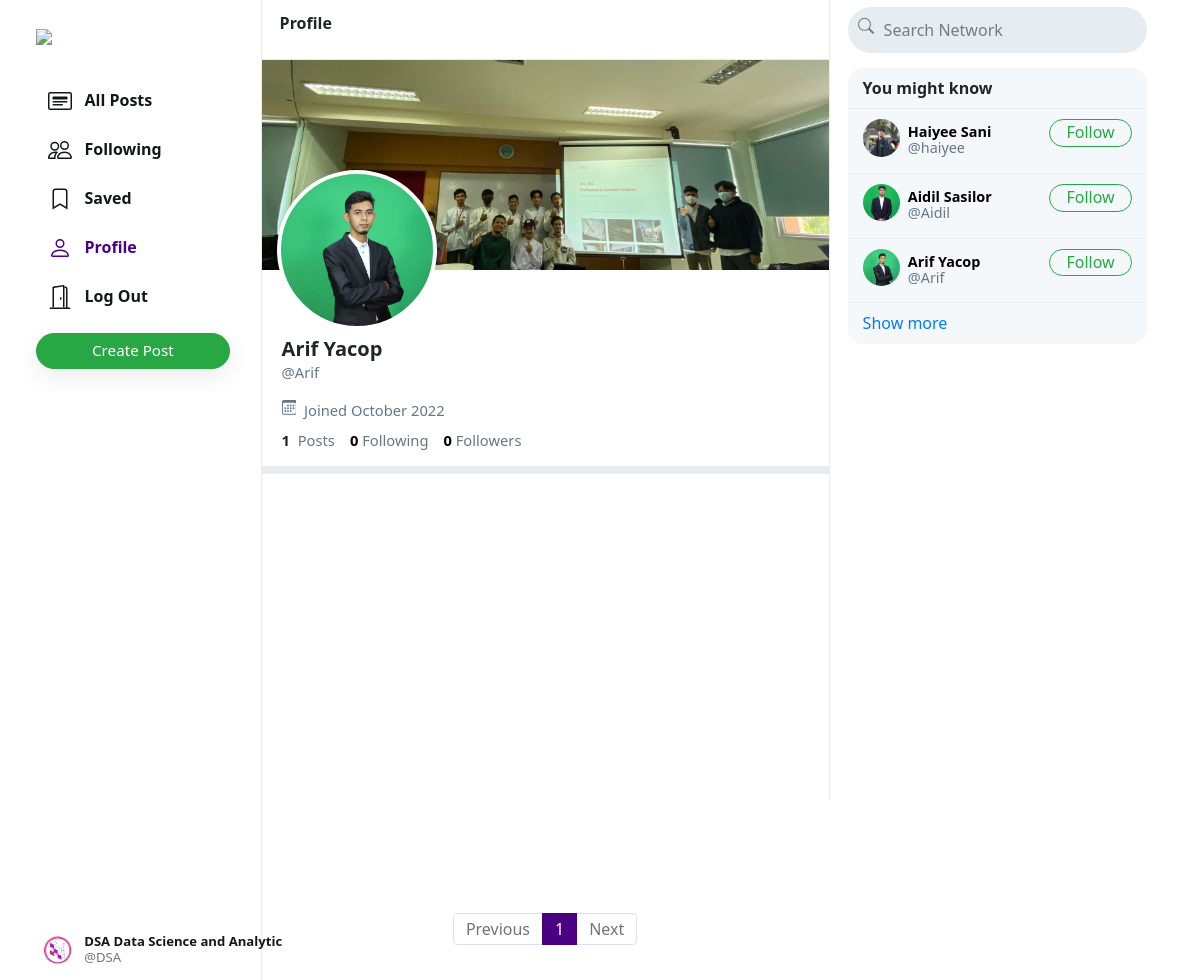
/Arif (signed in), run on the app's committed database.
### network/models.py (models this page shows, shortened)
class User(AbstractUser):
    profile_pic = models.ImageField(upload_to='profile_pic/')
    bio = models.TextField(max_length=160, blank=True, null=True)
    cover = models.ImageField(upload_to='covers/', blank=True)

### network/views.py (the view)
# urls.py: path("<str:username>", views.profile, name='profile'),
def profile(request, username):
    user = User.objects.get(username=username)
    all_posts = Post.objects.filter(creater=user).order_by('-date_created')
    paginator = Paginator(all_posts, 10)
    page_number = request.GET.get('page')
    if page_number == None:
        page_number = 1
    posts = paginator.get_page(page_number)
    followings = []
    suggestions = []
    follower = False
    if request.user.is_authenticated:
        followings = Follower.objects.filter(followers=request.user).values_list('user', flat=True)
        suggestions = User.objects.exclude(pk__in=followings).exclude(username=request.user.username).order_by("?")[:6]
        if request.user in Follower.objects.get(user=user).followers.all():
            follower = True
    follower_count = Follower.objects.get(user=user).followers.all().count()
    following_count = Follower.objects.filter(followers=user).count()
    return render(request, 'network/profile.html', {
        "username": user,
        "posts": posts,
        "posts_count": all_posts.count(),
        "suggestions": suggestions,
        "page": "profile",
        "is_follower": follower,
        "follower_count": follower_count,
        "following_count": following_count
    })

### network/templates/network/profile.html (shortened to what this page needs)
{% extends 'network/index.html' %}
{% load static %}
{% block profile %}
    <div class="profile-view" data-user="{{username.username}}">
        <div class="cover-image" style="background-image: url(/media/{{username.cover}})"></div>
        <div class="profile-image" style="background-image: url(/media/{{username.profile_pic}})"></div>
        <div class="profile-details">
            <div class="details-data">
                <h5>{{username.first_name}} {{username.last_name}}</h5>
                <div class="grey">@{{username.username}}</div>
                <div class="grey" style="padding: 8px 0px;">
                    &nbsp;Joined {{username.date_joined | date:"F Y"}}
                </div>
                <div>
                    <strong>
                        {{posts_count}}
                    </strong>
                    &nbsp;<span class="grey">Posts</span>
                    <a href="#">
                        <strong id="following__count">{{following_count | default:0}}</strong>&nbsp;<span class="grey">Following</span>
                    </a>
                    <a href="#">
                        <strong id="follower__count">{{follower_count | default:0}}</strong>&nbsp;<span class="grey">Followers</span>
                    </a>
                </div>
            </div>
        </div>
    </div>
    <div class="space"></div>
{% endblock %}

### network/templates/network/layout.html (shortened to what this page needs)
{% load static %}
<!DOCTYPE html>
<html lang="en">
    <head>
        <link rel="stylesheet" href="https://stackpath.bootstrapcdn.com/bootstrap/4.4.1/css/bootstrap.min.css">
        <link href="{% static 'network/styles.css' %}" rel="stylesheet">
    </head>
    <body>
        <div class="body" data-page="{{page}}">
            <div class="sidenav">
                <a href="{% url 'index' %}" class="navbar-brand">
                    <img src="{% static 'network/Images/logo.png' %}" height="31px">
                </a>
                <div style="height: 100%;">
                    <div>
                        <div>
                            <ul>
                                <li class="nav-item" id="all_posts">
                                <a href="{% url 'DSocial' %}" class="nav-link">
                                    <div>
                                        &nbsp;&nbsp;All Posts
                                    </div>
                                </a>
                                </li>
                                {% if user.is_authenticated %}
                                    <li class="nav-item" id="following">
                                        <a href="{% url 'following' %}" class="nav-link">
                                            <div>
                                                &nbsp;&nbsp;Following
                                            </div>
                                        </a>
                                    </li>
                                    <li class="nav-item" id="saved">
                                        <a href="{% url 'saved' %}" class="nav-link">
                                            <div>
                                                <svg width="1.5em" height="1.5em" viewBox="0 0 16 16" class="bi bi-bookmark" fill="currentColor" xmlns="http://www.w3.org/2000/svg">
                                                    <path fill-rule="evenodd" d="M8 12l5 3V3a2 2 0 0 0-2-2H5a2 2 0 0 0-2 2v12l5-3zm-4 1.234l4-2.4 4 2.4V3a1 1 0 0 0-1-1H5a1 1 0 0 0-1 1v10.234z"/>
                                                  </svg>
                                                &nbsp;&nbsp;Saved
                                            </div>
                                        </a>
                                    </li>
                                    <li class="nav-item" id="profile">
                                        <a href="{% url 'profile' user.username %}" class="nav-link">
                                            <div>
                                                &nbsp;&nbsp;Profile
                                            </div>
                                        </a>
                                    </li>
                                    <li class="nav-item" id="logout">
                                        <a href="{% url 'logout' %}" class="nav-link">
                                            <div>
                                                &nbsp;&nbsp;Log Out
                                            </div>
                                        </a>
                                    </li>
                                {% endif %}
                            </ul>
                        </div>
                        {% if user.is_authenticated %}
                            <button id="popup-btn" class="btn btn-success new-post-btn" onclick="createpost()">Create Post</button>
                        {% endif %}
                    </div>
                    <div style="position: absolute; bottom: 10px;">
                        {% if user.is_authenticated %}
                            <li class="nav-item sidenav-user">
                                <a href="{% url 'profile' user.username %}" class="nav-link">
                                    <div class="user_account">
                                        <div class="small-profilepic" style="float: left; background-image: url(/media/{{user.profile_pic}})"></div>
                                        <div style="height: 2.7vw; margin: auto;">
                                            <div style="margin-top: 4px;"><strong>{{user.first_name}} {{user.last_name}}</strong></div>
                                            <div class="grey" style="margin-top: 4px;">@{{ user.username }}</div>
                                        </div>
                                    </div>
                                </a>
                            </li>
                        {% endif %}
                    </div>
                </div>
            </div>
            {% block body %}
            {% endblock %}
            <div class="right-div">
                <nav class="head">
                    <form action="#">
                        <div class="search-div">
                            <div>
                            </div>
                            <input type="text" name="query" id="search-box" placeholder="Search Network">
                        </div>
                    </form>
                </nav>
                <div class='right-div-content'>
                    <div class="space" style="background-color: white;"></div>
                    {% if user.is_authenticated %}
                        <div class="suggestion-box">
                            <div class="suggestion-header">
                                You might know
                            </div>
                            {% for suggestion in suggestions %}
                                <div class="suggestion-user">
                                    <div>
                                        <a href="{% url 'profile' suggestion.username %}">
                                            <div class="small-profilepic" style="background-image: url(/media/{{suggestion.profile_pic}})"></div>
                                        </a>
                                    </div>
                                    <div class="user-details">
                                        <a href="{% url 'profile' suggestion.username %}">
                                            <div id="user-name">
                                                <strong>
                                                    {{suggestion.first_name}} {{suggestion.last_name}}
                                                </strong>
                                            </div>
                                            <div class="grey">@{{suggestion.username}}</div>
                                        </a>
                                    </div>
                                    <div>
                                        <button class="btn btn-outline-success" type="button" onclick="follow_user(this,'{{suggestion.username}}','suggestion')">Follow</button>
                                    </div>
                                </div>
                            {% empty %}
                                    <div style="text-align: center; border-bottom: .5px solid #e6ecf0; padding: 10px 15px;">
                                        <span class="grey" style="font-size: .9em;">No suggestions available.</span>
                                    </div>
                            {% endfor %}
                            <div class="suggestion-footer">
                                <a href="#">Show more</a>
                            </div>
                        </div>
                    {% endif %}
                </div>
            </div>
        </div>
    </body>
</html>

### network/static/network/styles.css (style rules this page uses)
.body { display: flex; min-height: 100%; font-family: system-ui, sans-serif; }
.btn { border-radius: 20px; padding: 0.32rem 1rem 0.375rem 1rem; }
.btn, .btn:focus, .btn:active { box-shadow: none !important; -webkit-box-shadow: none !important; }
.grey { color: #657786; }
svg { vertical-align: text-top; }
.sidenav { height: 100%; width: 21.8%; position: fixed; top: 0; left: 0; padding: 15px; list-style: none; border-right: .5px solid #e6ecf0; z-index: 100; padding-left: 3%; background-color: white; }
.sidenav ul { list-style: none; padding-left: 0px; margin-top: 3vh; }
.sidenav li { margin-top: 7px; }
.sidenav .nav-link { color: #14171a; line-height: .7em; font-weight: 700; padding: 0px; }
.sidenav .nav-link > div { padding: 10px 20px 8px 12px; border-radius: 25px; line-height: 0.9em; width: max-content; }
.new-post-btn { padding-left: 55px !important; padding-right: 55px !important; font-size: .95em; font-weight: 530; box-shadow: rgba(0, 0, 0, 0.08) 0px 8px 24px !important; }
.user_account { display: flex; font-size: .82rem; font-weight: normal; padding-top: 3px !important; padding-bottom: 3px !important; padding-left: 3px !important; }
.user_account .small-profilepic { transform: scale(.82); margin-left: auto; margin-top: auto; }
.active a { color: #4B0082 !important; }
.head { height: 7.5vh; }
.small-profilepic { width: 3.1vw; height: 3.1vw; border-radius: 9999px; overflow: hidden; margin-right: 8px; background-size: cover; background-repeat: no-repeat; background-position: center; box-sizing: content-box; }
.space { height: 8px; background-color: #e6ecf0; }
.cover-image { height: 210px; background-size: cover; background-position: center; background-repeat: no-repeat; background-color: #ccd6dd; }
.profile-image { width: 160px; height: 160px; position: absolute; left: 15px; top: 110px; border-radius: 99999px; border: 4px solid white; background-size: cover; background-repeat: no-repeat; background-position: center; background-color: white; }
.profile-details { padding: 15px 20px; }
.profile-details > .details-data { margin-top: 52px; font-size: .92em; }
.profile-details h5 { font-weight: 800; margin-bottom: 0px; }
.profile-details a { color: black; text-decoration: none; }
.right-div { width: 28%; height: 100vh; position: fixed; right: 2.95%; border-left: .5px solid #e6ecf0; background-color: white; }
.right-div .head { padding: .9vh 1.5vw; }
.right-div .search-div { margin-left: auto; margin-right: auto; display: flex; border-radius: 25px; background-color: #e6ecf0; padding-left: 10px; padding-right: 10px; vertical-align: middle; }
#search-box { height: 5.7vh; border: none; background: none; outline: none; width: 100%; margin-left: 8px; }
#search-box::placeholder { color: #6d7e8c; }
.right-div-content { height: 92.5vh; overflow: auto; padding-left: 1.5vw; padding-right: 1.5vw; }
.suggestion-box, .guest-box { border-radius: 15px; overflow: hidden; background-color: #f5f8fa; }
.suggestion-header { padding: 13px 15px; line-height: .9em; font-weight: 800; border-bottom: .5px solid #e6ecf0; }
.suggestion-user { display: flex; padding: 10px 15px; font-size: .9em; border-bottom: .5px solid #e6ecf0; }
.suggestion-user a { color: black; text-decoration: none; }
.user-details { flex: 1; line-height: 1.1em; padding: 5px 0px 7px 0px; }
.suggestion-user .btn { padding: 0em 1em .09em 1em; }
.suggestion-footer { padding: 13px 15px; line-height: .9em; }
.suggestion-footer a { text-decoration: none; }

### data on the page
User: profile_pic (picture), first_name "DSA", last_name "Data Science and Analytic", username "DSA"
User: cover (picture), profile_pic (picture), first_name "Arif", last_name "Yacop", username "Arif", date_joined "October 2022"
User: profile_pic (picture), first_name "Haiyee", last_name "Sani", username "haiyee"
User: profile_pic (picture), first_name "Aidil", last_name "Sasilor", username "Aidil"

### other printed values
{{ posts_count }} "1"
{{ following_count | default:0 }} "0"
{{ follower_count | default:0 }} "0"
{{ each }} "1"
